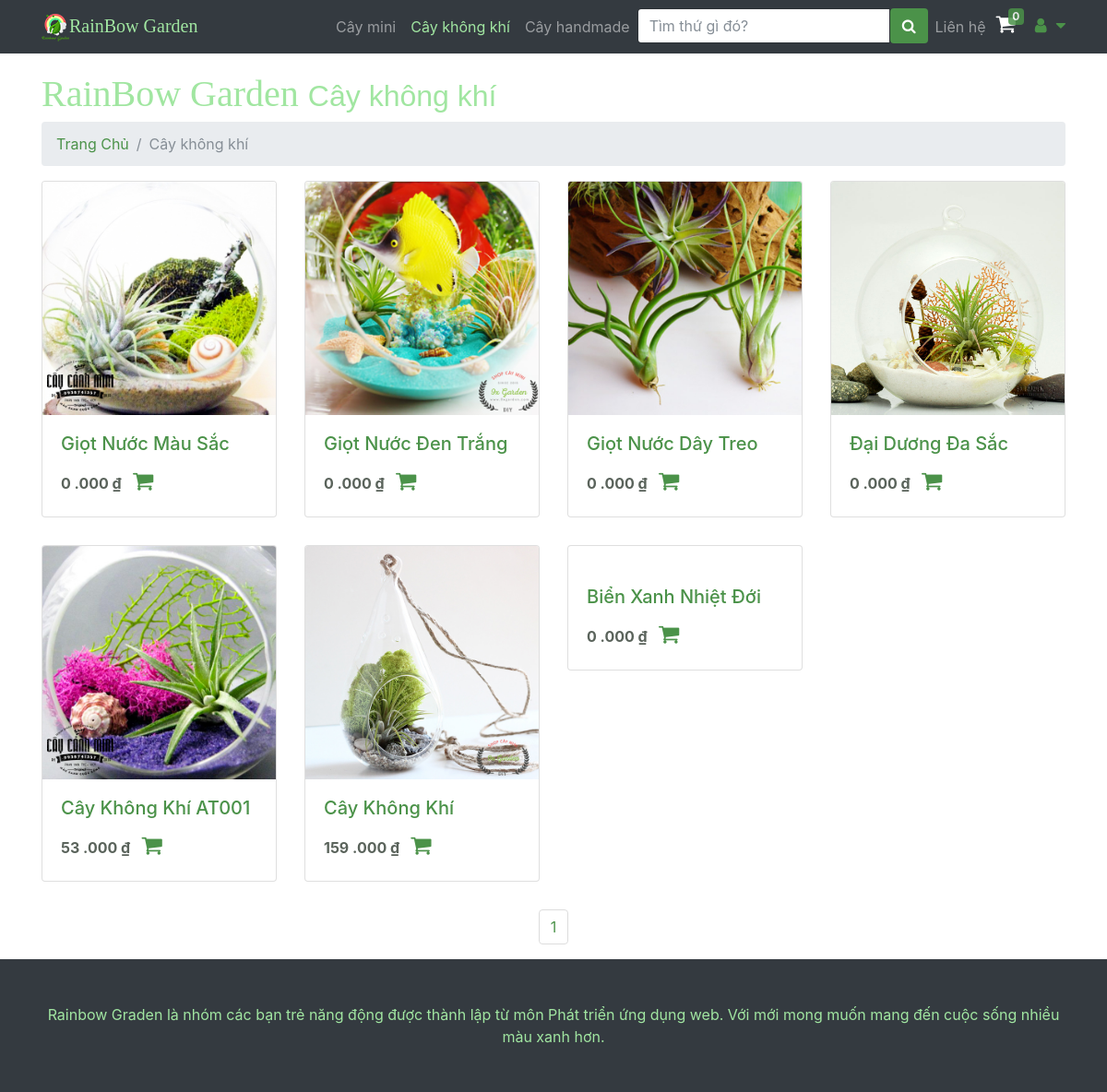
The app's page /caykhongkhi.php with its own data.
### tables this page shows
CREATE TABLE `product` (
  `id` int(11) NOT NULL,
  `name` varchar(200) DEFAULT NULL,
  `saleoff` int(10) DEFAULT NULL,
  `category` int(11) DEFAULT NULL,
  `imagiUrl` varchar(225) DEFAULT NULL,
  `short_descripsion` text,
  `inStock` int(11) DEFAULT '0',
  `isAvailable` tinyint(1) DEFAULT '1'
);

### php/connectDB.php (called while the page is built, shortened)
<?php
class DataAccessHelper {
	public function executeQuery($sql){
		$result = $GLOBALS['conn']->query($sql);
		return $result;
	}
}
?>

### php/products-list.php (the view, shortened to what this page needs)
<?php
$trang = 1;
$start = ($trang - 1) * $size;
if($danhmuccon ==0)
{
   if(isset($_GET['tukhoa'])){
    $query =$db->executeQuery ("select * from product where (name like '{$_GET['tukhoa']}' or price = {$_GET['tukhoa']} ) limit {$start}, {$size}");
  }
  else
  {
    $query=$db->executeQuery("call sp_lietkeSanPhamNoiBat()");
  }
}
else
{
  if(isset($_GET['tukhoa'])){
    $query =$db->executeQuery ("select * from product where (name like '{$_GET['tukhoa']}' or price = {$_GET['tukhoa']} and category= {$danhmuccon}) limit {$start}, {$size}");
  }
  else
  {
   $query =$db->executeQuery("call sp_lietkeSanPhamTheoLoai('{$danhmuccon}','{$start}','{$size}')");
 }
}
while($row=mysqli_fetch_assoc($query)){
  $id= $row["id"];
  $name=$row["name"] ;
  $price=(int)$row["price"];
  $imagi=$row["imagiUrl"] ;
  ?>
  <div class="col-md-4 col-sm-6 col-lg-3 portfolio-item">
    <div class="card h-348 cart_items">
      <div class="dropdown">
        <a href="sanpham.html" class="product-image"><img class="card-img-top" src="<?php echo $imagi  ?>" alt="" ></a>
      </div>
      <div class="card-body" style="
      ">
      <h4 class="card-title Namet" >
       <?php echo $name ?>
     </h4>
     <span style="width: 100%">
      <strong class="Giat" name="price"> <?php  echo $price ?> .000&nbsp;₫</strong>
      <span class=" productCart">
        <i class="fa fa-shopping-cart shopping_bg add-to-cart my-cart-btn" id="MyCartbn" aria-hidden="true"  data-id="<?php echo $id ?>" data-name="<?php echo $name ?>" data-summary="<?php echo $name?>" data-price="<?php echo $price  ?>" data-quantity="1" data-image="<?php echo $imagi ?>"></i>
      </span>
    </span>
  </div>
</div>
</div>
<?php
}
?>

### css/modern-business.css (style rules this page uses)
body { padding-top: 54px; }
@media (min-width: 992px) { body { padding-top: 56px; } }
.portfolio-item { margin-bottom: 30px; }

### css/custom.css (style rules this page uses)
.dropdown { position: relative; display: inline-block; }
.Namet { font-size: 20px; font-style: bold; color: #4b9249; }
.Giat { color:#5a635b; }
.shopping_bg { width:30px; height:23px; cursor: pointer; }
.productCart { text-align: right; font-size:24px !important; color: #4b9249; }

### css/styles.css (style rules this page uses)
.fa { display: inline-block; font: normal normal normal 14px/1 FontAwesome; font-size: inherit; text-rendering: auto; -webkit-font-smoothing: antialiased; -moz-osx-font-smoothing: grayscale; }

### caykhongkhi.php (style rules this page uses)
a { color: #4b9249 ; }

### records on screen
product: imagiUrl (picture), name "Giọt Nước Màu Sắc", price "0"
product: imagiUrl (picture), name "Giọt Nước Đen Trắng", price "0"
product: imagiUrl (picture), name "Giọt Nước Dây Treo", price "0"
product: imagiUrl (picture), name "Đại Dương Đa Sắc", price "0"
product: imagiUrl (picture), name "Cây Không Khí AT001", price "53"
product: imagiUrl (picture), name "Cây Không Khí", price "159"
product: name "Biển Xanh Nhiệt Đới", price "0"
